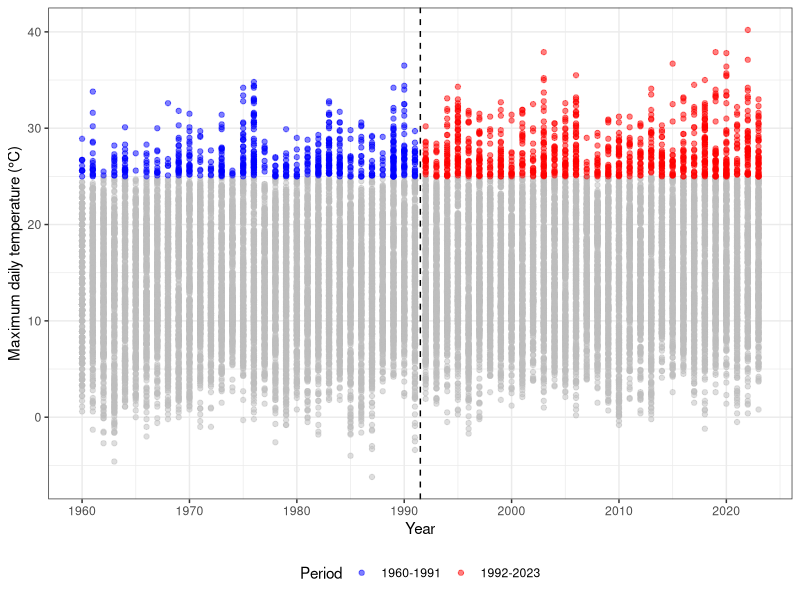
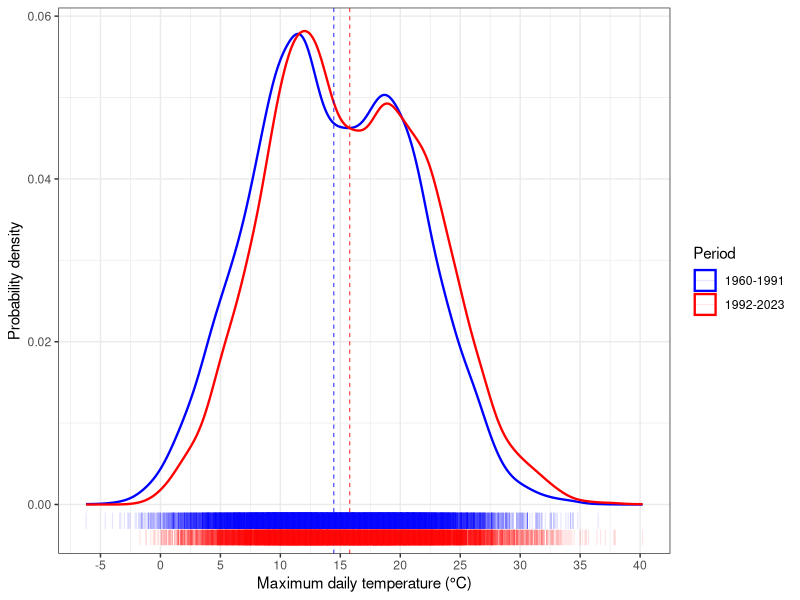
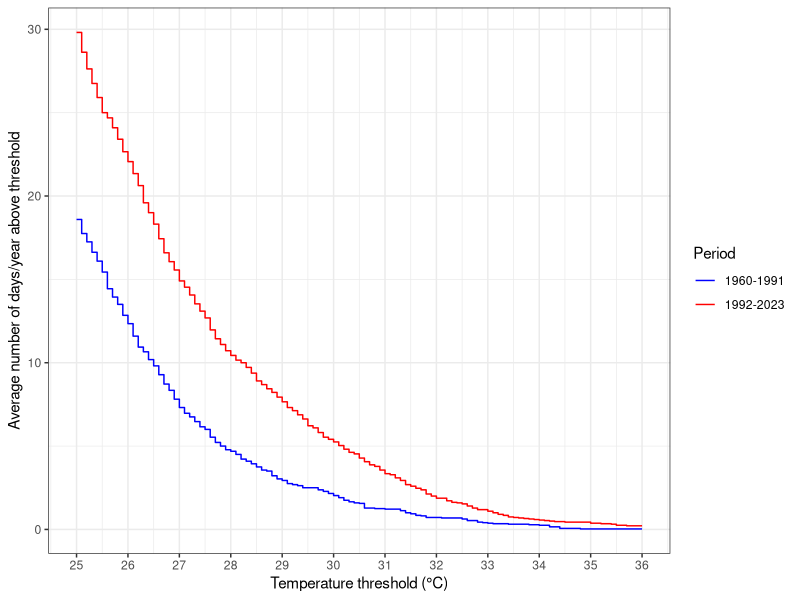
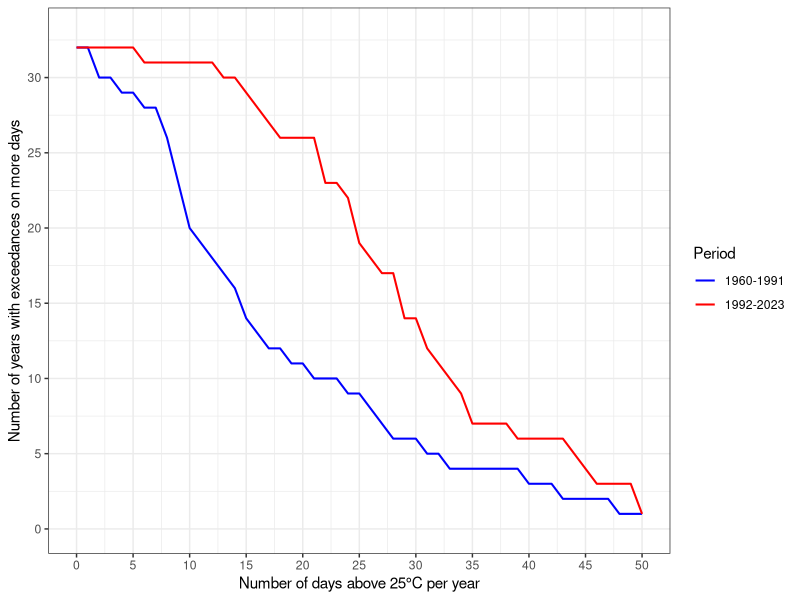

Reproduce these figures in R, in order.
# Load necessary libraries
library(ggplot2)
library(dplyr)
library(tidyr)

# Set up standard width / height
std_width <- 6
std_height <- 4
# Set up ggplot theme
theme_set(theme_bw())

# Read data
dat <- read.table("LHR_temp.txt", sep=",", header=TRUE)
y <- 0.1 * dat[(dat[,5]==0) & (dat[,4] > (-9999)), 4]
t <- dat[(dat[,5]==0) & (dat[,4] > (-9999)), 3]
yr <- floor(t / 10000)

# Define the time periods
dat_filtered <- data.frame(Year = yr, Temp = y)
dat_filtered$Period <- factor(ifelse(dat_filtered$Year < 1992, "1960-1991", "1992-2023"),
                              levels = c("1960-1991", "1992-2023"),
                              ordered = TRUE)

# Plot showing the data values and time periods using ggplot
g1 <- ggplot(dat_filtered, aes(x = Year, y = Temp)) +
  geom_point(data = dat_filtered %>% filter(Temp < 25),
             colour = 'grey', alpha=0.5) +
  geom_point(data = dat_filtered %>% filter(Temp >= 25),
             aes(colour = Period), alpha=0.5) +
  geom_vline(xintercept=c(1991.5), linetype="dashed", color="black") +
  labs(x = "Year", y = "Maximum daily temperature (°C)") +
  scale_x_continuous(breaks = seq(1950, 2020, 10)) +
  scale_color_manual(values=c("blue", "red")) + 
  theme(legend.position = 'bottom')
ggsave("data_ggplot.jpeg", plot = g1,
       width = std_width, height = std_height)

# Density plot with rugs
g2 <- ggplot(dat_filtered, aes(x = Temp)) +
  geom_density(aes(color = Period), linewidth = 0.8) +
  coord_cartesian(clip = "off") +
  geom_vline(aes(xintercept = mean(Temp[Period == "1992-2023"])), 
             colour = "red", linewidth = 0.3, linetype = 'dashed') +
  geom_vline(aes(xintercept = mean(Temp[Period == "1960-1991"])), 
             colour = "blue", linewidth = 0.3, linetype = 'dashed') +
  geom_segment(aes(colour = Period, 
                   xend = Temp,
                   y    = ifelse(Period=="1992-2023", -0.005, -0.003), 
                   yend = ifelse(Period=="1992-2023", -0.0031, -0.001)),
               linewidth=0.4, alpha = 0.1) +
  scale_color_manual(values=c("blue", "red")) +
  scale_x_continuous(breaks = seq(-10, 40, by = 5)) +
  coord_cartesian(ylim = c(-0.003, 0.058)) +
  labs(x = "Maximum daily temperature (°C)", y = "Probability density") #
  # theme(legend.position = "none")
ggsave("density_ggplot.jpeg", plot = g2,
       width = std_width, height = std_height)

# Update the script for threshold analysis using ggplot
# u_values <- 25:36
u_values <- seq(25, 36, by = 0.1)

# Calculate number of days per year above threshold u_values
# Tiny perturbation used to circumvent numerical errors otherwise occurring in later comparisions
delta <- 1.e-10
nu1 <- sapply(u_values+delta, function(u) sum(dat_filtered$Temp[dat_filtered$Period == "1960-1991"] > u))
nu1 <- nu1 / length(unique(dat_filtered$Year[dat_filtered$Period == "1960-1991"]))
# Now do the same for the second period
nu2 <- sapply(u_values+delta, function(u) sum(dat_filtered$Temp[dat_filtered$Period == "1992-2023"] > u))
nu2 <- nu2 / length(unique(dat_filtered$Year[dat_filtered$Period == "1992-2023"]))

threshold_data <- tibble(Threshold = u_values, 
                             `1960-1991` = nu1, 
                             `1992-2023` = nu2) %>%
  pivot_longer(cols = c(`1960-1991`, `1992-2023`), 
               names_to = "Period", values_to = "Days")
# Turn period into ordered factor
threshold_data$Period <- factor(threshold_data$Period, 
                                levels = c("1960-1991", "1992-2023"),
                                ordered = TRUE)

g3 <- ggplot(threshold_data, aes(x = Threshold)) +
  geom_step(aes(y = Days, color = Period)) +
  scale_color_manual(values = c("blue", "red")) +
  labs(x = "Temperature threshold (°C)", 
       y = "Average number of days/year above threshold",
       color = "Period") + 
  scale_x_continuous(breaks = seq(25, 36, by = 1)) # +
  # theme(legend.position = "None")
ggsave("distribution_ggplot.jpeg", plot = g3,
       width = std_width, height = std_height)

# g4
u=25
yr1=(yr<1992)
yr2=(yr>=1992)
n1=length(unique(yr[yr1]))
n2=length(unique(yr[yr2]))

# x1[,2]: number of days above 25°C, in each year of the period 1960-1991
# x2[,2]: number of days above 25°C, in each year of the period 1992-2023
x1=aggregate((y[yr1]>u)~yr[yr1], FUN=sum)
mean(x1[,2])
x2=aggregate((y[yr2]>u)~yr[yr2], FUN=sum)
mean(x2[,2])
h1=hist(x1[,2],breaks = seq(0, 60, by = 1), plot = FALSE)
h2=hist(x2[,2],breaks = seq(0, 60, by = 1), plot = FALSE)
sum(x1[,2]>u)  # Warning: this bit is comparing number of days(x1[,2]) with temperature (u)
sum(x2[,2]>u)  # Warning: this bit is comparing number of days(x1[,2]) with temperature (u)

# Create a data frame with the data for the plot
exceedance_data <- data.frame(Exceedance_Days = h1$breaks, 
                             Before_1992 = n1 - cumsum(c(0, h1$counts)), 
                             After_1992 = n2 - cumsum(c(0, h2$counts)))

# The version below is equivalent, just a bit easier to interpret IMHO (and does not need h1,h2)
# exceed_days <- seq(0, 60, by = 1)
# # Create a data frame with the data for the plot
# exceedance_data <- data.frame(Exceedance_Days = exceed_days,
#                               Before_1992 = sapply(exceed_days, function(d) sum(x1[,2]>d)),
#                               After_1992 =  sapply(exceed_days, function(d) sum(x2[,2]>d)))

# Now do the plot
g4 <- ggplot(exceedance_data, aes(x = Exceedance_Days)) +
  geom_line(aes(y = Before_1992, color = "1960-1991"), linewidth = 0.7) +
  geom_line(aes(y = After_1992, color = "1992-2023"), linewidth = 0.7) +
  scale_color_manual(values = c("blue", "red")) +
  labs(x = "Number of days above 25°C per year", 
       y = "Number of years with exceedances on more days",
       colour = "Period") + 
  scale_x_continuous(breaks = seq(0, 50, by = 5),
                     limits = c(0, 50)) +
  scale_y_continuous(breaks = seq(0, 35, by = 5),
                   limits = c(0, 33))
  # theme(legend.position = "None")
ggsave("duration_ggplot.jpeg", plot = g4,
       width = std_width, height = std_height)
